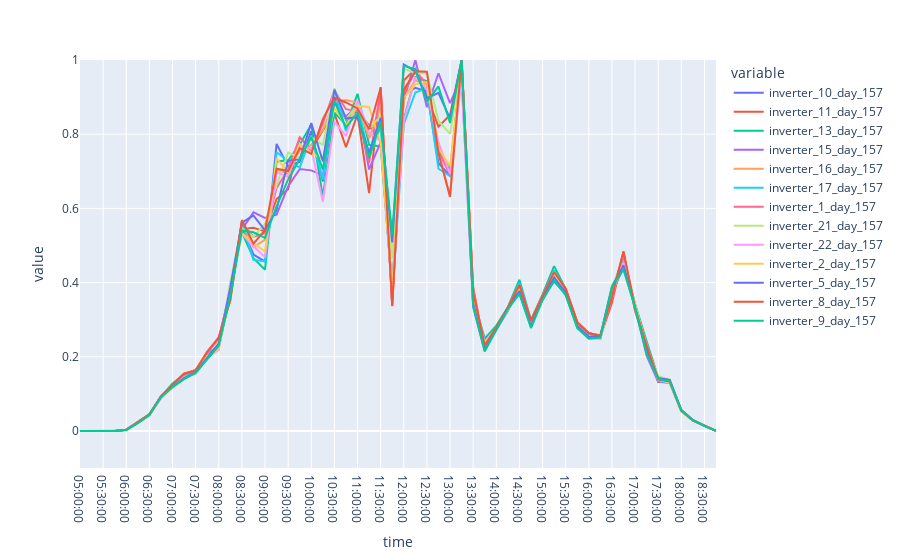

Notebook code cell kept with this figure:
### Code cell
cluster = 5
day = "day_157"
plot_cluster_analysis(clustering_result_df, plant_daily_curves_df, day, cluster)
